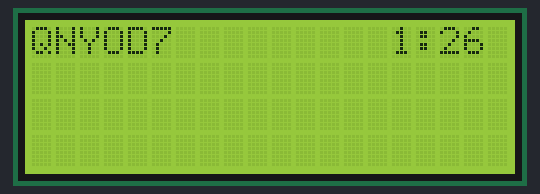
A sketch run on a simulated Arduino Uno, built with avr-gcc and run on an emulated ATmega328P. On the bench: 20×4 character LCD. Random numbers use the default seed unless the sketch sets one.

Above: at 0.1 s.
At 4.1 s:
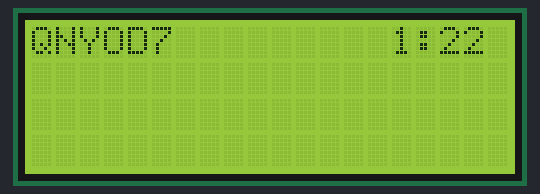
At 9.1 s:
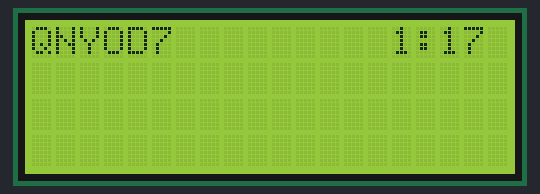
At 19.1 s:
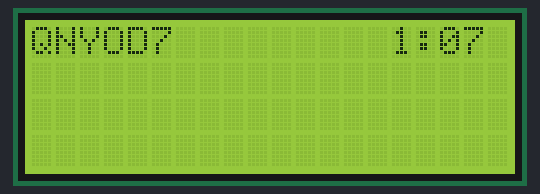
At 29.1 s:
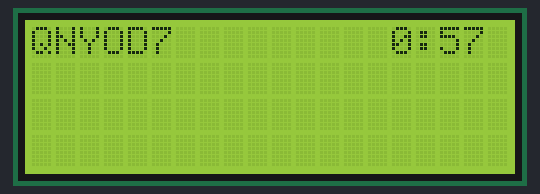
At 39.1 s:
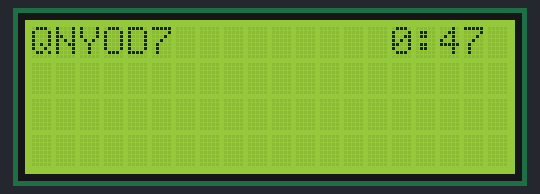

The sketch:

Master.ino
```cpp
/* Sender for I2C Protocol
 * Sherwin Chiu
 * Nov 19th, 2019
 */

#include <LiquidCrystal_I2C.h>
#include <SoftwareSerial.h>

SoftwareSerial SerialSend(11, 12); //RX, TX
LiquidCrystal_I2C lcd(0x3f,20,4);

void randomString() {
    randomSeed(analogRead(0));
    lcd.setCursor(0, 0);
    int randomValue, selection;
    String serialNumber = "";
    for (int i = 0; i < 6; i++) {
        if (i == 0 || i == 1) {
            randomValue = random(26)  + 65;
            serialNumber += char(randomValue);
        }
        else if (i >= 2 && i < 5) {
            selection = random(2);
            if (selection) {
                randomValue = random(10) + 48;
                serialNumber += char(randomValue);
            }
            else {
                randomValue = random(26) + 65;
                serialNumber += char(randomValue);
            }
        }
        else {
            randomValue = random(10) + 48;
            serialNumber += char(randomValue);
        }
    }
    //char convert[7];
    //serialNumber.toCharArray(convert, 7);
    //SerialSend.begin(9600);
    //SerialSend.write(convert);
    lcd.print(serialNumber);
}


void setup()
{
  lcd.init();                      // initialize the lcd
  // Print a message to the LCD.
  lcd.backlight();
  randomString();
}

void loop() {
  int minutes = 1;
  int seconds = 25;
  int convertedTime = minutes * 60 + seconds + 1;
  int single = 0;
  if (millis() / 1000 <= convertedTime){
    int baseTime = convertedTime - millis() / 1000;
    SerialSend.begin(115200);
    SerialSend.write(baseTime);
    lcd.setCursor(15, 0);
    lcd.print(baseTime / 60);
    lcd.setCursor(16, 0);
    lcd.print(":");
    if (baseTime % 60 < 10){
      lcd.setCursor(18, 0);
      lcd.print(baseTime % 60);
      lcd.setCursor(17, 0);
      lcd.print(single);
    }
    else{
      lcd.setCursor(17, 0);
      lcd.print(baseTime % 60);
    }
  }
}
```

Measured:
- what the display in image 2 shows lasts 1.0 s, from 9.0 s to 10.0 s
